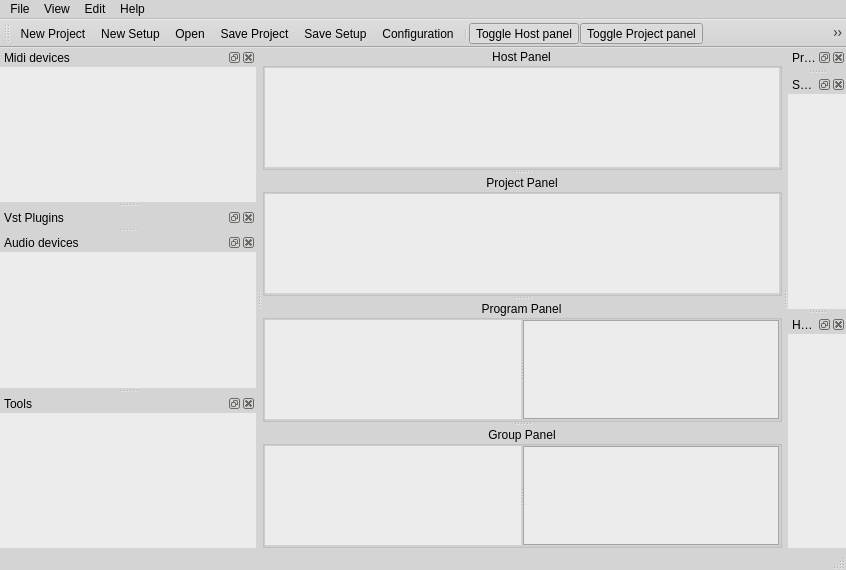
<?xml version="1.0" encoding="UTF-8"?>
<ui version="4.0">
 <class>MainWindow</class>
 <widget class="QMainWindow" name="MainWindow">
  <property name="geometry">
   <rect>
    <x>0</x>
    <y>0</y>
    <width>846</width>
    <height>570</height>
   </rect>
  </property>
  <property name="palette">
   <palette>
    <active>
     <colorrole role="Light">
      <brush brushstyle="SolidPattern">
       <color alpha="255">
        <red>248</red>
        <green>248</green>
        <blue>248</blue>
       </color>
      </brush>
     </colorrole>
     <colorrole role="Base">
      <brush brushstyle="SolidPattern">
       <color alpha="255">
        <red>236</red>
        <green>236</green>
        <blue>236</blue>
       </color>
      </brush>
     </colorrole>
     <colorrole role="Window">
      <brush brushstyle="SolidPattern">
       <color alpha="255">
        <red>212</red>
        <green>212</green>
        <blue>212</blue>
       </color>
      </brush>
     </colorrole>
    </active>
    <inactive>
     <colorrole role="Light">
      <brush brushstyle="SolidPattern">
       <color alpha="255">
        <red>248</red>
        <green>248</green>
        <blue>248</blue>
       </color>
      </brush>
     </colorrole>
     <colorrole role="Base">
      <brush brushstyle="SolidPattern">
       <color alpha="255">
        <red>236</red>
        <green>236</green>
        <blue>236</blue>
       </color>
      </brush>
     </colorrole>
     <colorrole role="Window">
      <brush brushstyle="SolidPattern">
       <color alpha="255">
        <red>212</red>
        <green>212</green>
        <blue>212</blue>
       </color>
      </brush>
     </colorrole>
    </inactive>
    <disabled>
     <colorrole role="Light">
      <brush brushstyle="SolidPattern">
       <color alpha="255">
        <red>248</red>
        <green>248</green>
        <blue>248</blue>
       </color>
      </brush>
     </colorrole>
     <colorrole role="Base">
      <brush brushstyle="SolidPattern">
       <color alpha="255">
        <red>212</red>
        <green>212</green>
        <blue>212</blue>
       </color>
      </brush>
     </colorrole>
     <colorrole role="Window">
      <brush brushstyle="SolidPattern">
       <color alpha="255">
        <red>212</red>
        <green>212</green>
        <blue>212</blue>
       </color>
      </brush>
     </colorrole>
    </disabled>
   </palette>
  </property>
  <property name="contextMenuPolicy">
   <enum>Qt::DefaultContextMenu</enum>
  </property>
  <property name="windowTitle">
   <string>VstBoard</string>
  </property>
  <property name="locale">
   <locale language="English" country="UnitedStates"/>
  </property>
  <property name="toolButtonStyle">
   <enum>Qt::ToolButtonFollowStyle</enum>
  </property>
  <property name="dockNestingEnabled">
   <bool>true</bool>
  </property>
  <property name="dockOptions">
   <set>QMainWindow::AllowNestedDocks|QMainWindow::AllowTabbedDocks|QMainWindow::AnimatedDocks|QMainWindow::VerticalTabs</set>
  </property>
  <widget class="QWidget" name="centralWidget">
   <property name="sizePolicy">
    <sizepolicy hsizetype="Expanding" vsizetype="Expanding">
     <horstretch>0</horstretch>
     <verstretch>0</verstretch>
    </sizepolicy>
   </property>
   <layout class="QVBoxLayout" name="verticalLayout_9">
    <property name="spacing">
     <number>0</number>
    </property>
    <property name="margin">
     <number>0</number>
    </property>
    <item>
     <widget class="QSplitter" name="splitterPanels">
      <property name="orientation">
       <enum>Qt::Vertical</enum>
      </property>
      <widget class="QGroupBox" name="HostBox">
       <property name="title">
        <string>Host Panel</string>
       </property>
       <property name="alignment">
        <set>Qt::AlignCenter</set>
       </property>
       <property name="flat">
        <bool>true</bool>
       </property>
       <layout class="QHBoxLayout" name="horizontalLayout_2">
        <property name="spacing">
         <number>0</number>
        </property>
        <property name="margin">
         <number>0</number>
        </property>
        <item>
         <widget class="MainGraphicsView" name="hostView">
          <property name="whatsThis">
           <string>The Host panel is where you normally put your audio and midi interfaces.</string>
          </property>
          <property name="frameShape">
           <enum>QFrame::NoFrame</enum>
          </property>
          <property name="verticalScrollBarPolicy">
           <enum>Qt::ScrollBarAlwaysOff</enum>
          </property>
          <property name="horizontalScrollBarPolicy">
           <enum>Qt::ScrollBarAlwaysOff</enum>
          </property>
          <property name="renderHints">
           <set>QPainter::Antialiasing|QPainter::TextAntialiasing</set>
          </property>
          <property name="dragMode">
           <enum>QGraphicsView::ScrollHandDrag</enum>
          </property>
          <property name="resizeAnchor">
           <enum>QGraphicsView::AnchorUnderMouse</enum>
          </property>
         </widget>
        </item>
       </layout>
      </widget>
      <widget class="QGroupBox" name="ProjectBox">
       <property name="title">
        <string>Project Panel</string>
       </property>
       <property name="alignment">
        <set>Qt::AlignCenter</set>
       </property>
       <property name="flat">
        <bool>true</bool>
       </property>
       <layout class="QHBoxLayout" name="horizontalLayout_5">
        <property name="spacing">
         <number>0</number>
        </property>
        <property name="margin">
         <number>0</number>
        </property>
        <item>
         <widget class="MainGraphicsView" name="projectView">
          <property name="frameShape">
           <enum>QFrame::NoFrame</enum>
          </property>
          <property name="verticalScrollBarPolicy">
           <enum>Qt::ScrollBarAlwaysOff</enum>
          </property>
          <property name="horizontalScrollBarPolicy">
           <enum>Qt::ScrollBarAlwaysOff</enum>
          </property>
          <property name="renderHints">
           <set>QPainter::Antialiasing|QPainter::TextAntialiasing</set>
          </property>
          <property name="dragMode">
           <enum>QGraphicsView::ScrollHandDrag</enum>
          </property>
          <property name="resizeAnchor">
           <enum>QGraphicsView::AnchorUnderMouse</enum>
          </property>
         </widget>
        </item>
       </layout>
      </widget>
      <widget class="QGroupBox" name="ProgramBox">
       <property name="title">
        <string>Program Panel</string>
       </property>
       <property name="alignment">
        <set>Qt::AlignCenter</set>
       </property>
       <property name="flat">
        <bool>true</bool>
       </property>
       <layout class="QHBoxLayout" name="horizontalLayout">
        <property name="spacing">
         <number>0</number>
        </property>
        <property name="margin">
         <number>0</number>
        </property>
        <item>
         <widget class="QSplitter" name="splitterProg">
          <property name="orientation">
           <enum>Qt::Horizontal</enum>
          </property>
          <property name="handleWidth">
           <number>2</number>
          </property>
          <widget class="MainGraphicsView" name="programView">
           <property name="frameShape">
            <enum>QFrame::NoFrame</enum>
           </property>
           <property name="verticalScrollBarPolicy">
            <enum>Qt::ScrollBarAlwaysOff</enum>
           </property>
           <property name="horizontalScrollBarPolicy">
            <enum>Qt::ScrollBarAlwaysOff</enum>
           </property>
           <property name="renderHints">
            <set>QPainter::Antialiasing|QPainter::TextAntialiasing</set>
           </property>
           <property name="dragMode">
            <enum>QGraphicsView::ScrollHandDrag</enum>
           </property>
           <property name="resizeAnchor">
            <enum>QGraphicsView::AnchorUnderMouse</enum>
           </property>
          </widget>
          <widget class="QListView" name="programParkList">
           <property name="sizePolicy">
            <sizepolicy hsizetype="Preferred" vsizetype="Expanding">
             <horstretch>0</horstretch>
             <verstretch>0</verstretch>
            </sizepolicy>
           </property>
           <property name="frameShape">
            <enum>QFrame::StyledPanel</enum>
           </property>
           <property name="dragEnabled">
            <bool>true</bool>
           </property>
           <property name="uniformItemSizes">
            <bool>true</bool>
           </property>
          </widget>
         </widget>
        </item>
       </layout>
      </widget>
      <widget class="QGroupBox" name="groupBox">
       <property name="title">
        <string>Group Panel</string>
       </property>
       <property name="alignment">
        <set>Qt::AlignCenter</set>
       </property>
       <property name="flat">
        <bool>true</bool>
       </property>
       <layout class="QHBoxLayout" name="horizontalLayout_3">
        <property name="spacing">
         <number>0</number>
        </property>
        <property name="margin">
         <number>0</number>
        </property>
        <item>
         <widget class="QSplitter" name="splitterGroup">
          <property name="orientation">
           <enum>Qt::Horizontal</enum>
          </property>
          <property name="handleWidth">
           <number>2</number>
          </property>
          <widget class="MainGraphicsView" name="groupView">
           <property name="frameShape">
            <enum>QFrame::NoFrame</enum>
           </property>
           <property name="verticalScrollBarPolicy">
            <enum>Qt::ScrollBarAlwaysOff</enum>
           </property>
           <property name="horizontalScrollBarPolicy">
            <enum>Qt::ScrollBarAlwaysOff</enum>
           </property>
           <property name="renderHints">
            <set>QPainter::Antialiasing|QPainter::TextAntialiasing</set>
           </property>
           <property name="dragMode">
            <enum>QGraphicsView::ScrollHandDrag</enum>
           </property>
           <property name="resizeAnchor">
            <enum>QGraphicsView::AnchorUnderMouse</enum>
           </property>
          </widget>
          <widget class="QListView" name="groupParkList">
           <property name="sizePolicy">
            <sizepolicy hsizetype="Preferred" vsizetype="Expanding">
             <horstretch>0</horstretch>
             <verstretch>0</verstretch>
            </sizepolicy>
           </property>
           <property name="dragEnabled">
            <bool>true</bool>
           </property>
           <property name="uniformItemSizes">
            <bool>true</bool>
           </property>
          </widget>
         </widget>
        </item>
       </layout>
      </widget>
     </widget>
    </item>
   </layout>
  </widget>
  <widget class="QMenuBar" name="menuBar">
   <property name="geometry">
    <rect>
     <x>0</x>
     <y>0</y>
     <width>846</width>
     <height>21</height>
    </rect>
   </property>
   <widget class="QMenu" name="menuView">
    <property name="title">
     <string>View</string>
    </property>
    <addaction name="actionHost_panel"/>
    <addaction name="actionProject_panel"/>
    <addaction name="actionProgram_panel"/>
    <addaction name="actionGroup_panel"/>
    <addaction name="separator"/>
    <addaction name="actionRestore_default_layout"/>
    <addaction name="actionStatus_bar"/>
    <addaction name="actionTool_bar"/>
   </widget>
   <widget class="QMenu" name="menuEdit">
    <property name="title">
     <string>Edit</string>
    </property>
    <addaction name="actionConfig"/>
    <addaction name="actionRefresh_Audio_devices"/>
    <addaction name="actionRefresh_Midi_devices"/>
   </widget>
   <widget class="QMenu" name="menuFile">
    <property name="title">
     <string>File</string>
    </property>
    <widget class="QMenu" name="menuRecent_Setups">
     <property name="title">
      <string>Recent Setups</string>
     </property>
    </widget>
    <widget class="QMenu" name="menuRecent_Projects">
     <property name="title">
      <string>Recent Projects</string>
     </property>
    </widget>
    <addaction name="actionLoad"/>
    <addaction name="separator"/>
    <addaction name="actionSave"/>
    <addaction name="actionSave_Project_As"/>
    <addaction name="actionNew"/>
    <addaction name="menuRecent_Projects"/>
    <addaction name="separator"/>
    <addaction name="actionSave_Setup"/>
    <addaction name="actionSave_Setup_As"/>
    <addaction name="actionNew_Setup"/>
    <addaction name="menuRecent_Setups"/>
   </widget>
   <widget class="QMenu" name="menuHelp">
    <property name="title">
     <string>Help</string>
    </property>
    <addaction name="actionAbout"/>
   </widget>
   <addaction name="menuFile"/>
   <addaction name="menuView"/>
   <addaction name="menuEdit"/>
   <addaction name="menuHelp"/>
  </widget>
  <widget class="QToolBar" name="mainToolBar">
   <attribute name="toolBarArea">
    <enum>TopToolBarArea</enum>
   </attribute>
   <attribute name="toolBarBreak">
    <bool>false</bool>
   </attribute>
   <addaction name="actionNew"/>
   <addaction name="actionNew_Setup"/>
   <addaction name="actionLoad"/>
   <addaction name="actionSave"/>
   <addaction name="actionSave_Setup"/>
   <addaction name="actionConfig"/>
   <addaction name="separator"/>
   <addaction name="actionHost_panel"/>
   <addaction name="actionProject_panel"/>
   <addaction name="actionProgram_panel"/>
   <addaction name="actionGroup_panel"/>
  </widget>
  <widget class="QStatusBar" name="statusBar">
   <property name="enabled">
    <bool>true</bool>
   </property>
  </widget>
  <widget class="QDockWidget" name="dockPrograms">
   <property name="sizePolicy">
    <sizepolicy hsizetype="Ignored" vsizetype="Ignored">
     <horstretch>0</horstretch>
     <verstretch>0</verstretch>
    </sizepolicy>
   </property>
   <property name="floating">
    <bool>false</bool>
   </property>
   <property name="features">
    <set>QDockWidget::AllDockWidgetFeatures</set>
   </property>
   <property name="allowedAreas">
    <set>Qt::AllDockWidgetAreas</set>
   </property>
   <property name="windowTitle">
    <string>Programs</string>
   </property>
   <attribute name="dockWidgetArea">
    <number>2</number>
   </attribute>
   <widget class="QWidget" name="dockWidgetContents_2">
    <layout class="QVBoxLayout" name="verticalLayout_10">
     <property name="spacing">
      <number>0</number>
     </property>
     <property name="margin">
      <number>0</number>
     </property>
     <item>
      <widget class="ProgramList" name="Programs" native="true">
       <property name="sizePolicy">
        <sizepolicy hsizetype="Ignored" vsizetype="Preferred">
         <horstretch>0</horstretch>
         <verstretch>0</verstretch>
        </sizepolicy>
       </property>
      </widget>
     </item>
    </layout>
   </widget>
  </widget>
  <widget class="QDockWidget" name="dockMidiDevices">
   <property name="acceptDrops">
    <bool>false</bool>
   </property>
   <property name="floating">
    <bool>false</bool>
   </property>
   <property name="features">
    <set>QDockWidget::AllDockWidgetFeatures</set>
   </property>
   <property name="allowedAreas">
    <set>Qt::AllDockWidgetAreas</set>
   </property>
   <property name="windowTitle">
    <string>Midi devices</string>
   </property>
   <attribute name="dockWidgetArea">
    <number>1</number>
   </attribute>
   <widget class="QWidget" name="dockWidgetContents_6">
    <layout class="QVBoxLayout" name="verticalLayout_8">
     <property name="spacing">
      <number>0</number>
     </property>
     <property name="margin">
      <number>0</number>
     </property>
     <item>
      <widget class="QTreeView" name="treeMidiInterfaces">
       <property name="sizePolicy">
        <sizepolicy hsizetype="Preferred" vsizetype="Preferred">
         <horstretch>0</horstretch>
         <verstretch>0</verstretch>
        </sizepolicy>
       </property>
       <property name="frameShape">
        <enum>QFrame::NoFrame</enum>
       </property>
       <property name="horizontalScrollBarPolicy">
        <enum>Qt::ScrollBarAlwaysOff</enum>
       </property>
       <property name="editTriggers">
        <set>QAbstractItemView::NoEditTriggers</set>
       </property>
       <property name="showDropIndicator" stdset="0">
        <bool>false</bool>
       </property>
       <property name="dragDropMode">
        <enum>QAbstractItemView::DragOnly</enum>
       </property>
       <property name="indentation">
        <number>10</number>
       </property>
       <property name="uniformRowHeights">
        <bool>true</bool>
       </property>
       <property name="sortingEnabled">
        <bool>true</bool>
       </property>
       <property name="animated">
        <bool>true</bool>
       </property>
       <attribute name="headerStretchLastSection">
        <bool>false</bool>
       </attribute>
      </widget>
     </item>
    </layout>
   </widget>
  </widget>
  <widget class="QDockWidget" name="dockVstBrowser">
   <property name="windowTitle">
    <string>Vst Plugins</string>
   </property>
   <attribute name="dockWidgetArea">
    <number>1</number>
   </attribute>
   <widget class="QWidget" name="dockWidgetContents_5">
    <layout class="QVBoxLayout" name="verticalLayout_7">
     <property name="spacing">
      <number>0</number>
     </property>
     <property name="margin">
      <number>0</number>
     </property>
     <item>
      <widget class="FileBrowser" name="VstBrowser" native="true">
       <property name="sizePolicy">
        <sizepolicy hsizetype="Preferred" vsizetype="Preferred">
         <horstretch>0</horstretch>
         <verstretch>0</verstretch>
        </sizepolicy>
       </property>
      </widget>
     </item>
    </layout>
   </widget>
  </widget>
  <widget class="QDockWidget" name="dockAudioDevices">
   <property name="floating">
    <bool>false</bool>
   </property>
   <property name="windowTitle">
    <string>Audio devices</string>
   </property>
   <attribute name="dockWidgetArea">
    <number>1</number>
   </attribute>
   <widget class="QWidget" name="dockWidgetContents">
    <layout class="QVBoxLayout" name="verticalLayout_6">
     <property name="spacing">
      <number>0</number>
     </property>
     <property name="margin">
      <number>0</number>
     </property>
     <item>
      <widget class="QTreeView" name="treeAudioInterfaces">
       <property name="sizePolicy">
        <sizepolicy hsizetype="Preferred" vsizetype="Preferred">
         <horstretch>0</horstretch>
         <verstretch>0</verstretch>
        </sizepolicy>
       </property>
       <property name="frameShape">
        <enum>QFrame::NoFrame</enum>
       </property>
       <property name="horizontalScrollBarPolicy">
        <enum>Qt::ScrollBarAlwaysOff</enum>
       </property>
       <property name="showDropIndicator" stdset="0">
        <bool>false</bool>
       </property>
       <property name="dragDropMode">
        <enum>QAbstractItemView::DragOnly</enum>
       </property>
       <property name="indentation">
        <number>10</number>
       </property>
       <property name="uniformRowHeights">
        <bool>true</bool>
       </property>
       <property name="sortingEnabled">
        <bool>true</bool>
       </property>
       <property name="animated">
        <bool>true</bool>
       </property>
       <attribute name="headerStretchLastSection">
        <bool>false</bool>
       </attribute>
      </widget>
     </item>
    </layout>
   </widget>
  </widget>
  <widget class="QDockWidget" name="dockSolver">
   <property name="sizePolicy">
    <sizepolicy hsizetype="Ignored" vsizetype="Ignored">
     <horstretch>0</horstretch>
     <verstretch>0</verstretch>
    </sizepolicy>
   </property>
   <property name="windowTitle">
    <string>Solver</string>
   </property>
   <attribute name="dockWidgetArea">
    <number>2</number>
   </attribute>
   <widget class="QWidget" name="dockWidgetContents_4">
    <layout class="QVBoxLayout" name="verticalLayout_5">
     <property name="spacing">
      <number>0</number>
     </property>
     <property name="margin">
      <number>0</number>
     </property>
     <item>
      <widget class="QTreeView" name="solverView">
       <property name="sizePolicy">
        <sizepolicy hsizetype="Ignored" vsizetype="Preferred">
         <horstretch>0</horstretch>
         <verstretch>0</verstretch>
        </sizepolicy>
       </property>
       <property name="frameShape">
        <enum>QFrame::NoFrame</enum>
       </property>
      </widget>
     </item>
    </layout>
   </widget>
  </widget>
  <widget class="QDockWidget" name="dockTools">
   <property name="windowTitle">
    <string>Tools</string>
   </property>
   <attribute name="dockWidgetArea">
    <number>1</number>
   </attribute>
   <widget class="QWidget" name="dockWidgetContents_7">
    <layout class="QVBoxLayout" name="verticalLayout_4">
     <property name="spacing">
      <number>0</number>
     </property>
     <property name="margin">
      <number>0</number>
     </property>
     <item>
      <widget class="QTreeView" name="treeTools">
       <property name="sizePolicy">
        <sizepolicy hsizetype="Preferred" vsizetype="Preferred">
         <horstretch>0</horstretch>
         <verstretch>0</verstretch>
        </sizepolicy>
       </property>
       <property name="frameShape">
        <enum>QFrame::NoFrame</enum>
       </property>
       <property name="horizontalScrollBarPolicy">
        <enum>Qt::ScrollBarAlwaysOff</enum>
       </property>
       <property name="editTriggers">
        <set>QAbstractItemView::NoEditTriggers</set>
       </property>
       <property name="showDropIndicator" stdset="0">
        <bool>false</bool>
       </property>
       <property name="dragDropMode">
        <enum>QAbstractItemView::DragOnly</enum>
       </property>
       <property name="indentation">
        <number>10</number>
       </property>
       <property name="uniformRowHeights">
        <bool>true</bool>
       </property>
       <property name="sortingEnabled">
        <bool>false</bool>
       </property>
       <property name="animated">
        <bool>true</bool>
       </property>
       <property name="headerHidden">
        <bool>true</bool>
       </property>
       <attribute name="headerStretchLastSection">
        <bool>false</bool>
       </attribute>
      </widget>
     </item>
    </layout>
   </widget>
  </widget>
  <widget class="QDockWidget" name="dockHostModel">
   <property name="sizePolicy">
    <sizepolicy hsizetype="Ignored" vsizetype="Ignored">
     <horstretch>0</horstretch>
     <verstretch>0</verstretch>
    </sizepolicy>
   </property>
   <property name="windowTitle">
    <string>HostModel</string>
   </property>
   <attribute name="dockWidgetArea">
    <number>2</number>
   </attribute>
   <widget class="QWidget" name="dockWidgetContents_8">
    <layout class="QVBoxLayout" name="verticalLayout_3">
     <property name="spacing">
      <number>0</number>
     </property>
     <property name="margin">
      <number>0</number>
     </property>
     <item>
      <widget class="QTreeView" name="treeHostModel">
       <property name="sizePolicy">
        <sizepolicy hsizetype="Ignored" vsizetype="Preferred">
         <horstretch>0</horstretch>
         <verstretch>0</verstretch>
        </sizepolicy>
       </property>
       <property name="frameShape">
        <enum>QFrame::NoFrame</enum>
       </property>
       <property name="editTriggers">
        <set>QAbstractItemView::EditKeyPressed|QAbstractItemView::SelectedClicked</set>
       </property>
       <property name="dragEnabled">
        <bool>true</bool>
       </property>
       <property name="dragDropMode">
        <enum>QAbstractItemView::DragDrop</enum>
       </property>
       <property name="defaultDropAction">
        <enum>Qt::IgnoreAction</enum>
       </property>
       <property name="selectionMode">
        <enum>QAbstractItemView::ExtendedSelection</enum>
       </property>
       <property name="indentation">
        <number>10</number>
       </property>
       <property name="uniformRowHeights">
        <bool>true</bool>
       </property>
       <property name="sortingEnabled">
        <bool>true</bool>
       </property>
       <property name="animated">
        <bool>true</bool>
       </property>
      </widget>
     </item>
    </layout>
   </widget>
  </widget>
  <action name="actionSave">
   <property name="icon">
    <iconset resource="../resources/resources.qrc">
     <normaloff>:/img16x16/filesave.png</normaloff>:/img16x16/filesave.png</iconset>
   </property>
   <property name="text">
    <string>Save Project</string>
   </property>
   <property name="statusTip">
    <string>Save the program and insert panels in a project file</string>
   </property>
   <property name="shortcut">
    <string>Ctrl+S</string>
   </property>
  </action>
  <action name="actionLoad">
   <property name="icon">
    <iconset resource="../resources/resources.qrc">
     <normaloff>:/img16x16/fileopen.png</normaloff>:/img16x16/fileopen.png</iconset>
   </property>
   <property name="text">
    <string>Open</string>
   </property>
   <property name="statusTip">
    <string>Open a project file or a setup file</string>
   </property>
   <property name="shortcut">
    <string>Ctrl+O</string>
   </property>
  </action>
  <action name="actionNew">
   <property name="icon">
    <iconset resource="../resources/resources.qrc">
     <normaloff>:/img16x16/filenew.png</normaloff>:/img16x16/filenew.png</iconset>
   </property>
   <property name="text">
    <string>New Project</string>
   </property>
   <property name="statusTip">
    <string>Clear the program and insert panels</string>
   </property>
   <property name="shortcut">
    <string>Ctrl+N</string>
   </property>
  </action>
  <action name="actionConfig">
   <property name="icon">
    <iconset resource="../resources/resources.qrc">
     <normaloff>:/img16x16/configure.png</normaloff>:/img16x16/configure.png</iconset>
   </property>
   <property name="text">
    <string>Configuration</string>
   </property>
   <property name="statusTip">
    <string>Show the configuration dialog</string>
   </property>
   <property name="shortcut">
    <string>Ctrl+C</string>
   </property>
  </action>
  <action name="actionShortcuts">
   <property name="checkable">
    <bool>true</bool>
   </property>
   <property name="text">
    <string>Edit Shortcuts (testing)</string>
   </property>
   <property name="statusTip">
    <string>Edit Shortcuts (testing)</string>
   </property>
  </action>
  <action name="actionDelete">
   <property name="icon">
    <iconset resource="../resources/resources.qrc">
     <normaloff>:/img16x16/delete.png</normaloff>:/img16x16/delete.png</iconset>
   </property>
   <property name="text">
    <string>Delete</string>
   </property>
   <property name="statusTip">
    <string>Delete</string>
   </property>
  </action>
  <action name="actionSave_Setup">
   <property name="icon">
    <iconset resource="../resources/resources.qrc">
     <normaloff>:/img16x16/filesave.png</normaloff>:/img16x16/filesave.png</iconset>
   </property>
   <property name="text">
    <string>Save Setup</string>
   </property>
   <property name="statusTip">
    <string>Save the host panel in a setup file</string>
   </property>
   <property name="shortcut">
    <string>Alt+S</string>
   </property>
  </action>
  <action name="actionNew_Setup">
   <property name="icon">
    <iconset resource="../resources/resources.qrc">
     <normaloff>:/img16x16/filenew.png</normaloff>:/img16x16/filenew.png</iconset>
   </property>
   <property name="text">
    <string>New Setup</string>
   </property>
   <property name="statusTip">
    <string>Clear the host panel</string>
   </property>
   <property name="shortcut">
    <string>Alt+N</string>
   </property>
  </action>
  <action name="actionHost_panel">
   <property name="checkable">
    <bool>true</bool>
   </property>
   <property name="checked">
    <bool>true</bool>
   </property>
   <property name="icon">
    <iconset resource="../resources/resources.qrc">
     <normaloff>:/img16x16/file_setup.png</normaloff>:/img16x16/file_setup.png</iconset>
   </property>
   <property name="text">
    <string>Toggle Host panel</string>
   </property>
   <property name="statusTip">
    <string>Show or hide the host panel</string>
   </property>
   <property name="shortcut">
    <string>Ctrl+H</string>
   </property>
  </action>
  <action name="actionAbout">
   <property name="icon">
    <iconset resource="../resources/resources.qrc">
     <normaloff>:/img16x16/documentinfo.png</normaloff>:/img16x16/documentinfo.png</iconset>
   </property>
   <property name="text">
    <string>About...</string>
   </property>
   <property name="statusTip">
    <string>About</string>
   </property>
  </action>
  <action name="actionSave_Project_As">
   <property name="icon">
    <iconset resource="../resources/resources.qrc">
     <normaloff>:/img16x16/filesaveas.png</normaloff>:/img16x16/filesaveas.png</iconset>
   </property>
   <property name="text">
    <string>Save Project As ...</string>
   </property>
   <property name="statusTip">
    <string>Save Project As</string>
   </property>
   <property name="shortcut">
    <string>Ctrl+Shift+S</string>
   </property>
  </action>
  <action name="actionSave_Setup_As">
   <property name="icon">
    <iconset resource="../resources/resources.qrc">
     <normaloff>:/img16x16/filesaveas.png</normaloff>:/img16x16/filesaveas.png</iconset>
   </property>
   <property name="text">
    <string>Save Setup As ...</string>
   </property>
   <property name="statusTip">
    <string>Save Setup As</string>
   </property>
   <property name="shortcut">
    <string>Alt+Shift+S</string>
   </property>
  </action>
  <action name="actionGroup_panel">
   <property name="checkable">
    <bool>true</bool>
   </property>
   <property name="checked">
    <bool>true</bool>
   </property>
   <property name="icon">
    <iconset resource="../resources/resources.qrc">
     <normaloff>:/img16x16/file_setup.png</normaloff>:/img16x16/file_setup.png</iconset>
   </property>
   <property name="text">
    <string>Toggle Group panel</string>
   </property>
   <property name="toolTip">
    <string>Toggle Group panel</string>
   </property>
   <property name="statusTip">
    <string>Show or hide the insert panel</string>
   </property>
   <property name="shortcut">
    <string>Ctrl+G</string>
   </property>
  </action>
  <action name="actionProgram_panel">
   <property name="checkable">
    <bool>true</bool>
   </property>
   <property name="checked">
    <bool>true</bool>
   </property>
   <property name="icon">
    <iconset resource="../resources/resources.qrc">
     <normaloff>:/img16x16/file_setup.png</normaloff>:/img16x16/file_setup.png</iconset>
   </property>
   <property name="text">
    <string>Toggle Program panel</string>
   </property>
   <property name="statusTip">
    <string>Show or hide the program panel</string>
   </property>
   <property name="shortcut">
    <string>Ctrl+P</string>
   </property>
  </action>
  <action name="actionRefresh_Audio_devices">
   <property name="text">
    <string>Refresh Audio devices</string>
   </property>
  </action>
  <action name="actionRefresh_Midi_devices">
   <property name="text">
    <string>Refresh Midi devices</string>
   </property>
  </action>
  <action name="actionRestore_default_layout">
   <property name="text">
    <string>Restore default layout</string>
   </property>
  </action>
  <action name="actionStatus_bar">
   <property name="checkable">
    <bool>true</bool>
   </property>
   <property name="text">
    <string>Status bar</string>
   </property>
  </action>
  <action name="actionTool_bar">
   <property name="checkable">
    <bool>true</bool>
   </property>
   <property name="text">
    <string>Tool bar</string>
   </property>
  </action>
  <action name="actionProject_panel">
   <property name="checkable">
    <bool>true</bool>
   </property>
   <property name="checked">
    <bool>true</bool>
   </property>
   <property name="icon">
    <iconset resource="../resources/resources.qrc">
     <normaloff>:/img16x16/file_setup.png</normaloff>:/img16x16/file_setup.png</iconset>
   </property>
   <property name="text">
    <string>Toggle Project panel</string>
   </property>
  </action>
 </widget>
 <layoutdefault spacing="6" margin="11"/>
 <customwidgets>
  <customwidget>
   <class>FileBrowser</class>
   <extends>QWidget</extends>
   <header>views/filebrowser.h</header>
   <container>1</container>
  </customwidget>
  <customwidget>
   <class>MainGraphicsView</class>
   <extends>QGraphicsView</extends>
   <header>views/maingraphicsview.h</header>
   <slots>
    <slot>zoomIn()</slot>
    <slot>zoomOut()</slot>
    <slot>zoomReset()</slot>
   </slots>
  </customwidget>
  <customwidget>
   <class>ProgramList</class>
   <extends>QWidget</extends>
   <header>views/programlist.h</header>
   <container>1</container>
  </customwidget>
 </customwidgets>
 <resources>
  <include location="../resources/resources.qrc"/>
 </resources>
 <connections>
  <connection>
   <sender>actionHost_panel</sender>
   <signal>toggled(bool)</signal>
   <receiver>HostBox</receiver>
   <slot>setVisible(bool)</slot>
   <hints>
    <hint type="sourcelabel">
     <x>-1</x>
     <y>-1</y>
    </hint>
    <hint type="destinationlabel">
     <x>422</x>
     <y>93</y>
    </hint>
   </hints>
  </connection>
  <connection>
   <sender>actionGroup_panel</sender>
   <signal>toggled(bool)</signal>
   <receiver>groupBox</receiver>
   <slot>setVisible(bool)</slot>
   <hints>
    <hint type="sourcelabel">
     <x>-1</x>
     <y>-1</y>
    </hint>
    <hint type="destinationlabel">
     <x>422</x>
     <y>290</y>
    </hint>
   </hints>
  </connection>
  <connection>
   <sender>actionProgram_panel</sender>
   <signal>toggled(bool)</signal>
   <receiver>ProgramBox</receiver>
   <slot>setVisible(bool)</slot>
   <hints>
    <hint type="sourcelabel">
     <x>-1</x>
     <y>-1</y>
    </hint>
    <hint type="destinationlabel">
     <x>422</x>
     <y>449</y>
    </hint>
   </hints>
  </connection>
  <connection>
   <sender>actionStatus_bar</sender>
   <signal>toggled(bool)</signal>
   <receiver>statusBar</receiver>
   <slot>setVisible(bool)</slot>
   <hints>
    <hint type="sourcelabel">
     <x>-1</x>
     <y>-1</y>
    </hint>
    <hint type="destinationlabel">
     <x>422</x>
     <y>559</y>
    </hint>
   </hints>
  </connection>
  <connection>
   <sender>actionTool_bar</sender>
   <signal>toggled(bool)</signal>
   <receiver>mainToolBar</receiver>
   <slot>setVisible(bool)</slot>
   <hints>
    <hint type="sourcelabel">
     <x>-1</x>
     <y>-1</y>
    </hint>
    <hint type="destinationlabel">
     <x>422</x>
     <y>37</y>
    </hint>
   </hints>
  </connection>
  <connection>
   <sender>actionProject_panel</sender>
   <signal>toggled(bool)</signal>
   <receiver>ProjectBox</receiver>
   <slot>setVisible(bool)</slot>
   <hints>
    <hint type="sourcelabel">
     <x>-1</x>
     <y>-1</y>
    </hint>
    <hint type="destinationlabel">
     <x>510</x>
     <y>239</y>
    </hint>
   </hints>
  </connection>
 </connections>
</ui>
